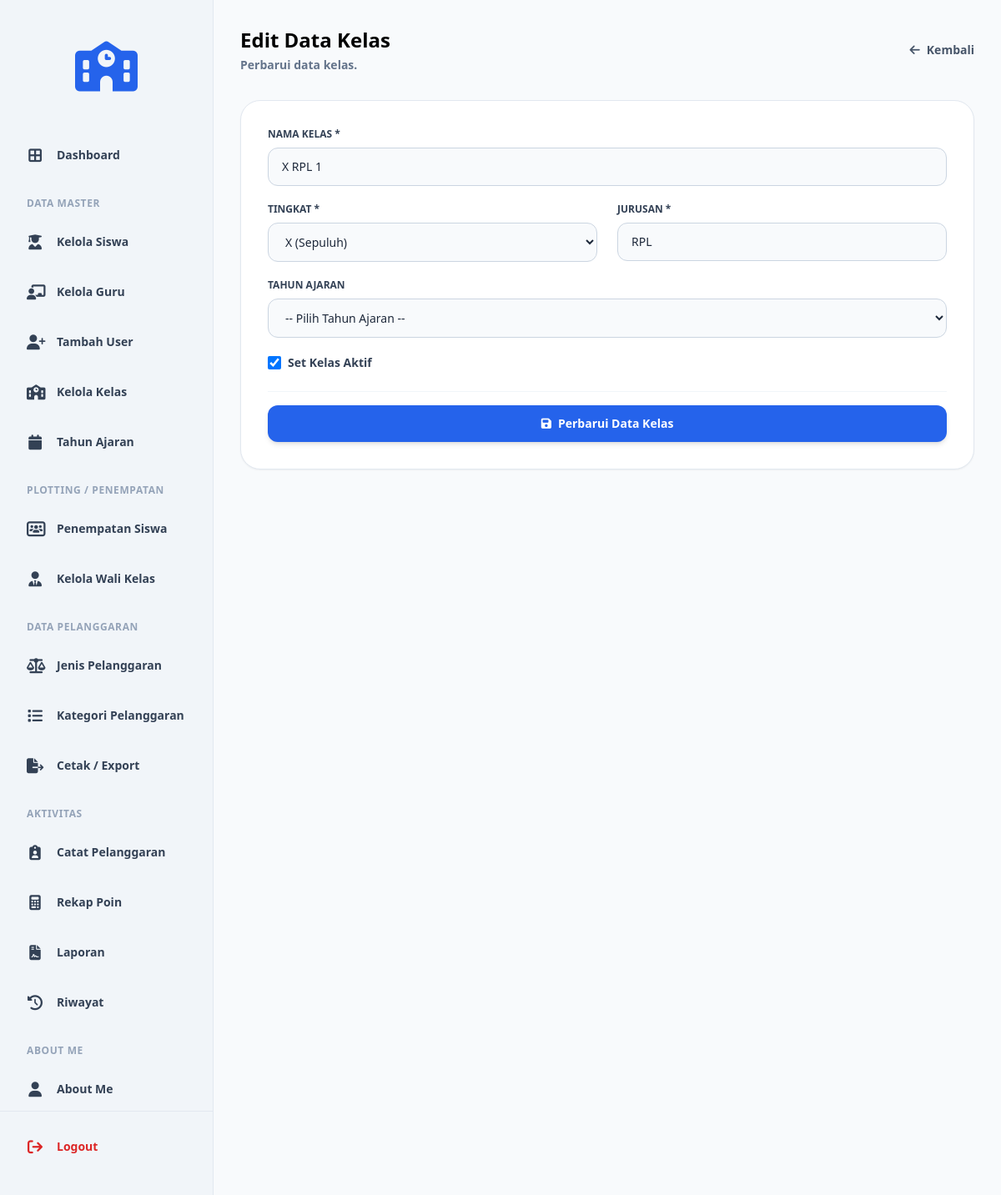
Page /edit_kelas.php?id=1 (signed in) on the committed database.
### tables this page shows
CREATE TABLE `t_kelas` (
  `id` int(11) NOT NULL,
  `nama` varchar(100) DEFAULT NULL,
  `tingkat` varchar(20) NOT NULL,
  `jurusan` varchar(100) NOT NULL,
  `status_aktif` tinyint(1) NOT NULL,
  `created_at` timestamp NOT NULL DEFAULT current_timestamp(),
  `updated_at` timestamp NOT NULL DEFAULT current_timestamp()
);

### edit_kelas.php (the view, shortened to what this page needs)
<?php
include 'config/koneksi.php';
$id = $_GET['id'] ?? null;
$query_data = mysqli_query($koneksi, "SELECT * FROM t_kelas WHERE id = '$id'");
$data = mysqli_fetch_assoc($query_data);
?>
<!DOCTYPE html>
<html lang="id">
<head>
    <?php include 'layouts/head.php'; ?>
</head>
<body class="bg-slate-50 text-slate-800 font-sans min-h-screen flex">
    <?php include 'layouts/sidebar.php'; ?>
    <main class="flex-1 p-8 bg-slate-50 overflow-y-auto">
        <div class="flex justify-between items-center mb-8 max-w-4xl mx-auto">
            <div>
                <h1 class="text-2xl font-bold text-black">Edit Data Kelas</h1>
                <p class="text-sm font-bold text-slate-500 mt-1">Perbarui data kelas.</p>
            </div>
            <a href="kelola_kelas.php" class="text-slate-600 hover:text-black font-bold text-sm flex items-center gap-2">
                <i class="fa-solid fa-arrow-left"></i> Kembali
            </a>
        </div>
        <div class="max-w-4xl mx-auto bg-white p-8 rounded-[1.5rem] shadow-sm border border-slate-200">
            <form method="POST" action="">
                <div class="mb-5">
                    <label class="block text-xs font-bold text-slate-700 mb-2">NAMA KELAS *</label>
                    <input type="text" name="nama" value="<?php echo htmlspecialchars($data['nama']); ?>" required class="w-full border border-slate-300 px-4 py-3 rounded-xl text-sm focus:border-blue-600 focus:outline-none bg-slate-50">
                </div>
                <div class="grid grid-cols-2 gap-6 mb-5">
                    <div>
                        <label class="block text-xs font-bold text-slate-700 mb-2">TINGKAT *</label>
                        <select name="tingkat" required class="w-full border border-slate-300 px-4 py-3 rounded-xl text-sm focus:border-blue-600 focus:outline-none bg-slate-50">
                            <option value="X" <?php echo $data['tingkat']=='X' ? 'selected' : ''; ?>>X (Sepuluh)</option>
                        </select>
                    </div>
                    <div>
                        <label class="block text-xs font-bold text-slate-700 mb-2">JURUSAN *</label>
                        <input type="text" name="jurusan" value="<?php echo htmlspecialchars($data['jurusan']); ?>" required class="w-full border border-slate-300 px-4 py-3 rounded-xl text-sm uppercase focus:border-blue-600 focus:outline-none bg-slate-50">
                    </div>
                </div>
                <div class="mb-5">
                    <label class="block text-xs font-bold text-slate-700 mb-2">TAHUN AJARAN</label>
                    <select name="tahun_ajaran_id" class="w-full border border-slate-300 px-4 py-3 rounded-xl text-sm focus:border-blue-600 focus:outline-none bg-slate-50">
                        <option value="">-- Pilih Tahun Ajaran --</option>
                    </select>
                </div>
                <div class="flex items-center gap-2 mb-6 mt-4">
                    <input type="checkbox" name="status_aktif" value="1" <?php echo $data['status_aktif'] == 1 ? 'checked' : ''; ?> class="w-4 h-4 text-blue-600 bg-slate-100 border-slate-300 rounded focus:ring-blue-500">
                    <label class="text-sm font-bold text-slate-700">Set Kelas Aktif</label>
                </div>
                <div class="pt-4 border-t border-slate-100">
                    <button type="submit" class="w-full bg-blue-600 hover:bg-blue-700 text-white font-bold py-3 px-6 rounded-xl text-sm shadow-md transition flex items-center justify-center gap-2">
                        <i class="fa-solid fa-save"></i> Perbarui Data Kelas
                    </button>
                </div>
            </form>
        </div>
    </main>
</body>
</html>

### rows in the picture
t_kelas: nama "X RPL 1", tingkat "X (Sepuluh)", jurusan "RPL", status_aktif "☑"
